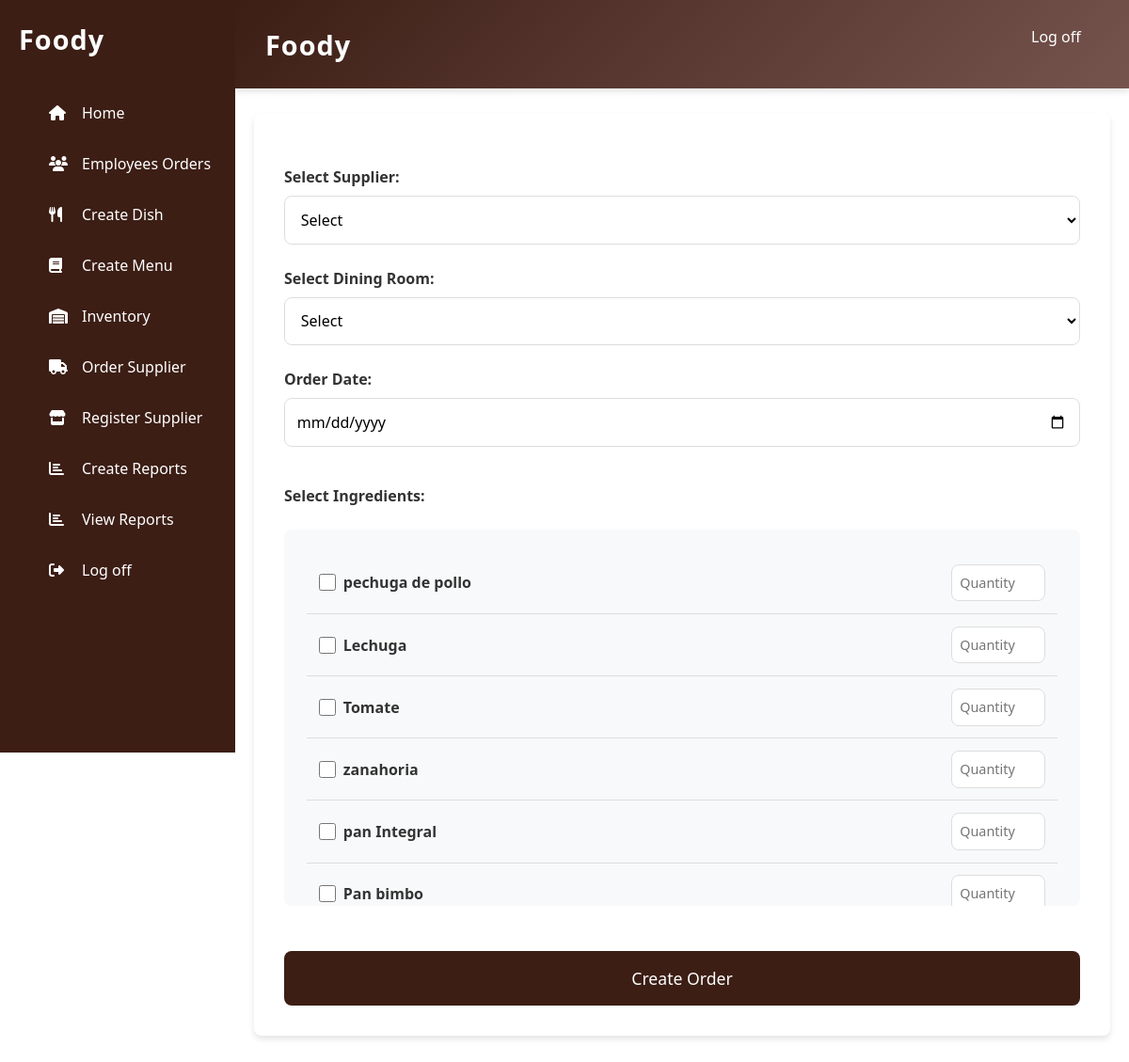
Page /DiningRoomManager/orderSupplier.php on the committed database.
### tables this page shows
CREATE TABLE `ingredients` (
  `num` int NOT NULL AUTO_INCREMENT,
  `name` varchar(20) NOT NULL,
  `experitionDate` date DEFAULT NULL,
  `stock` int NOT NULL,
  `price` float NOT NULL,
  PRIMARY KEY (`num`)
);

### DiningRoomManager/orderSupplier.php (the view, shortened to what this page needs)
<?php
global $conn;
$ingredients = $conn->query("SELECT * FROM ingredients");
?>
<!DOCTYPE html>
<html lang="en">
<head>
    <link rel="stylesheet" href="/css/DiningRoMCSS/orderSup.css">
    <link rel="stylesheet" href="../css/static/css/bootstrap.min.css">
</head>
<body>
<main>
<header>
        <div class="menu">
            <a href="homeDiningRoom.php" class="logo">Foody</a>
            <nav class="navbar">
                <ul>
                    <li><a href="../index.php">Log off</a></li>
                </ul>
            </nav>
        </div>
    </header>
    <aside class="sidebar">
        <a href="homeDiningRoom.php" class="logo">Foody</a>
        <nav class="sidebar-nav">
            <ul>
            <li><a href="homeDiningRoom.php"><i class="fas fa-home"></i>Home</a></li>
            <li><a href="viewOrderEmplo.php"><i class="fas fa-users"></i>Employees Orders</a></li>
                <li><a href="createDish.php"><i class="fas fa-utensils"></i>Create Dish</a></li>
                <li><a href="createmenu.php"><i class="fas fa-book"></i>Create Menu</a></li>
                <li><a href="inventoryIngredients.php"><i class="fas fa-warehouse"></i>Inventory</a></li>
                <li><a href="orderSupplier.php"><i class="fas fa-truck"></i>Order Supplier</a></li>
                <li><a href="createSupplier.php"><i class="fas fa-store"></i>Register Supplier</a></li>
                <li><a href="createReport.php"><i class="fas fa-chart-bar"></i>Create Reports</a></li>
                <li><a href="reports.php"><i class="fas fa-chart-bar"></i>View Reports</a></li>
                <li><a href="../index.php"><i class="fas fa-sign-out-alt"></i>Log off</a></li>
            </ul>
        </nav>
    </aside>
    <form method="POST">
        <label for="supplier">Select Supplier:</label>
        <select id="supplier" name="supplier" required>
            <option value="">Select</option>
        </select>
        <label for="dining_room">Select Dining Room:</label>
        <select id="dining_room" name="dining_room" required>
            <option value="">Select</option>
        </select>
        <label for="date">Order Date:</label>
        <input type="date" id="date" name="date" required>
        <label for="ingredients">Select Ingredients:</label>
        <div id="ingredients-container">
            <?php
            mysqli_data_seek($ingredients, 0);
            while ($ingredient = $ingredients->fetch_assoc()):
            ?>
                <div>
                    <label>
                        <input type="checkbox" name="ingredients[]" value="<?php echo $ingredient['num']; ?>">
                        <?php echo $ingredient['name']; ?>
                    </label>
                    <input type="number" name="quantities[]" min="1" placeholder="Quantity">
                </div>
            <?php endwhile; ?>
        </div>
        <button type="submit">Create Order</button>
    </form>
</main>
</body>
</html>

### css/DiningRoMCSS/orderSup.css (style rules this page uses)
:root { --primary-color: #3c1e15; --primary-light: #59422b; --secondary-color: #76544e; --background-color: #3c1e15; --white: #ffffff; --gray-light: #f8f9fa; --text-color: #333; --border-color: #ddd; --shadow: 0 4px 6px rgba(0, 0, 0, 0.1); --border-radius: 8px; }
* { margin: 0; padding: 0; box-sizing: border-box; text-decoration: none; list-style: none; }
body { font-family: 'Arial', sans-serif; line-height: 1.6; background-color: var(--background-color); min-height: 100vh; padding-left: 250px; }
header { background: linear-gradient(135deg, var(--primary-color) 0%, var(--secondary-color) 100%); padding: 1.2rem 0; box-shadow: var(--shadow); position: fixed; top: 0; right: 0; width: calc(100% - 250px); z-index: 100; }
.menu { display: flex; justify-content: space-between; align-items: center; padding: 0 2rem; }
.logo { color: var(--white); font-size: 1.8rem; font-weight: bold; letter-spacing: 1px; transition: transform 0.3s ease; }
.navbar ul { display: flex; gap: 1.5rem; }
.navbar a { color: var(--white); padding: 0.8rem 1.2rem; border-radius: var(--border-radius); transition: all 0.3s ease; }
.sidebar { width: 250px; position: fixed; top: 0; left: 0; height: 100vh; background-color: var(--primary-color); padding-top: 20px; z-index: 1000; }
.sidebar .logo { padding: 0 20px; margin-bottom: 30px; display: block; }
.sidebar-nav ul li a { padding: 15px 20px; color: var(--white); display: flex; align-items: center; transition: all 0.3s ease; }
.sidebar-nav .fas { width: 25px; margin-right: 10px; }
main { padding-top: 100px; max-width: 1200px; margin: 0 auto; padding-bottom: 2rem; }
form { background-color: var(--white); padding: 2rem; border-radius: var(--border-radius); box-shadow: var(--shadow); margin: 20px; }
label { display: block; font-weight: 600; color: var(--text-color); margin: 1.5rem 0 0.5rem; font-size: 1rem; }
select, input[type="date"] { width: 100%; padding: 0.8rem; border: 1px solid var(--border-color); border-radius: var(--border-radius); font-size: 1rem; margin-bottom: 1rem; background-color: var(--white); transition: all 0.3s ease; }
#ingredients-container { background-color: var(--gray-light); padding: 1.5rem; border-radius: var(--border-radius); margin: 1rem 0; max-height: 400px; overflow-y: auto; }
#ingredients-container div { display: flex; align-items: center; gap: 1rem; padding: 0.8rem; border-bottom: 1px solid var(--border-color); }
#ingredients-container label { margin: 0; flex: 1; display: flex; align-items: center; gap: 0.5rem; }
input[type="checkbox"] { width: 18px; height: 18px; cursor: pointer; }
input[type="number"] { width: 100px; padding: 0.5rem; border: 1px solid var(--border-color); border-radius: var(--border-radius); font-size: 0.9rem; }
button[type="submit"] { background-color: var(--primary-color); color: var(--white); padding: 1rem 2rem; border: none; border-radius: var(--border-radius); font-size: 1.1rem; font-weight: 500; cursor: pointer; width: 100%; margin-top: 2rem; transition: all 0.3s ease; }
form { animation: fadeIn 0.3s ease-out; }
a { text-decoration: none !important; color: inherit; }

### rows in the picture
ingredients: name "pechuga de pollo"
ingredients: name "Lechuga"
ingredients: name "Tomate"
ingredients: name "zanahoria"
ingredients: name "pan Integral"
ingredients: name "Pan bimbo"
